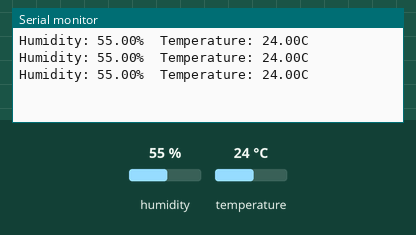
This sketch was run on a simulated Arduino Uno, built with avr-gcc and run on an emulated ATmega328P. Parts: the last lines printed to the serial monitor. The inputs (shaded band) are chosen by the test bench; at power-on: humidity 55 %, temperature 24 °C.

Above: at 2.8 s.
2.9 s: humidity set to 22 %
At 4.8 s:
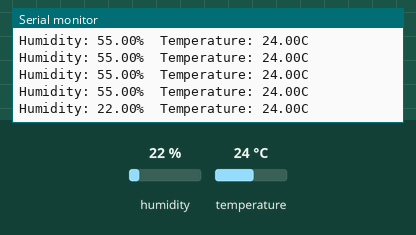
5.6 s: temperature set to 12 °C
At 6.8 s:
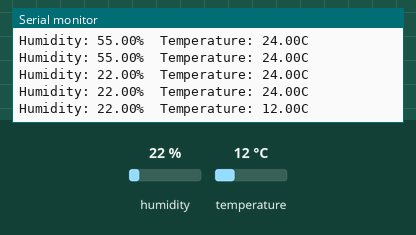
8.3 s: humidity set to 40 %
At 9.6 s:
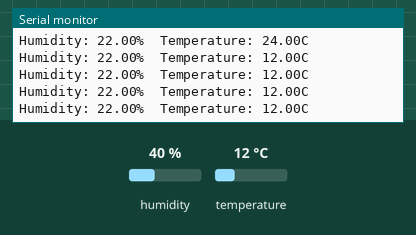
Timing chart, 0 to 11.3 s (numbered marks = the images above; inputs shaded):
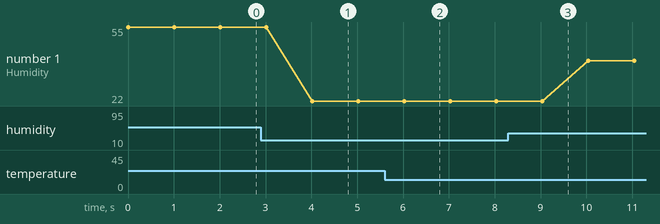

The sketch:

humidity_temp.ino
```cpp
#include "DHT.h"

#define DHTPIN 2
#define DHTTYPE DHT22

DHT dht(DHTPIN, DHTTYPE);

void setup() {
  Serial.begin(115200);
  dht.begin();
}

void loop() {
  float humidity = dht.readHumidity();
  float temperature = dht.readTemperature();
  Serial.print("Humidity: ");
  Serial.print(humidity);
  Serial.print("%  ");
  Serial.print("Temperature: ");
  Serial.print(temperature);
  Serial.println("C");

  delay(1000);
}
```

Measured:
- after the input at 2.9 s, the serial monitor: prints a new line after 1.1 s (image 1)
- after the input at 5.6 s, the serial monitor: prints a new line after 0.43 s (image 2)
- plotted number 1: 55 → 22 after the input at 2.9 s, 22 → 40 after the input at 8.3 s
